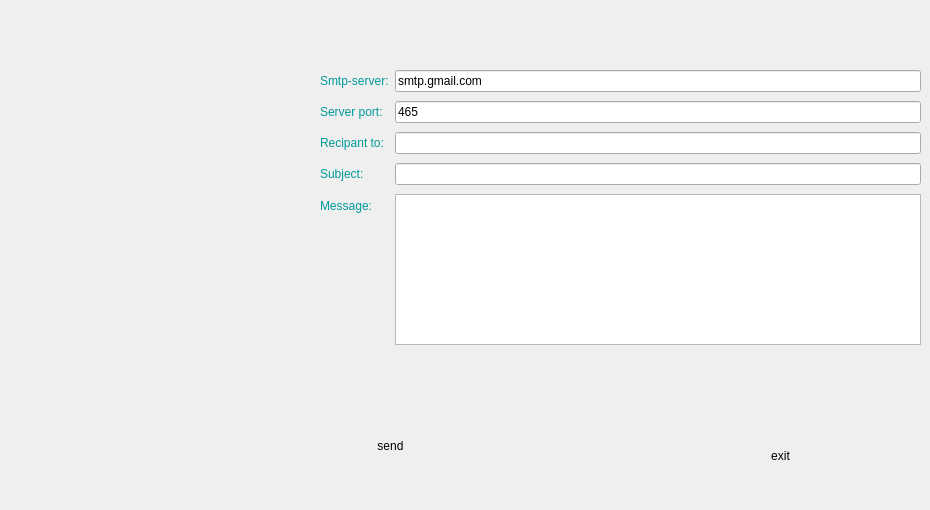
         <widget class="QWidget" name="tab">
          <attribute name="title">
           <string>envoyer mail</string>
          </attribute>
          <widget class="QWidget" name="layoutWidget">
           <property name="geometry">
            <rect>
             <x>320</x>
             <y>70</y>
             <width>601</width>
             <height>275</height>
            </rect>
           </property>
           <layout class="QFormLayout" name="formLayout">
            <property name="fieldGrowthPolicy">
             <enum>QFormLayout::ExpandingFieldsGrow</enum>
            </property>
            <property name="rowWrapPolicy">
             <enum>QFormLayout::WrapLongRows</enum>
            </property>
            <property name="verticalSpacing">
             <number>9</number>
            </property>
            <item row="0" column="0">
             <widget class="QLabel" name="label_22">
              <property name="font">
               <font>
                <pointsize>9</pointsize>
               </font>
              </property>
              <property name="styleSheet">
               <string notr="true">QLabel {
color: #099;
}</string>
              </property>
              <property name="text">
               <string>Smtp-server:</string>
              </property>
             </widget>
            </item>
            <item row="0" column="1">
             <widget class="QLineEdit" name="server">
              <property name="text">
               <string>smtp.gmail.com</string>
              </property>
             </widget>
            </item>
            <item row="1" column="0">
             <widget class="QLabel" name="label_23">
              <property name="font">
               <font>
                <pointsize>9</pointsize>
               </font>
              </property>
              <property name="styleSheet">
               <string notr="true">QLabel {
color: #099;
}</string>
              </property>
              <property name="text">
               <string>Server port:</string>
              </property>
             </widget>
            </item>
            <item row="1" column="1">
             <widget class="QLineEdit" name="port">
              <property name="text">
               <string>465</string>
              </property>
             </widget>
            </item>
            <item row="2" column="0">
             <widget class="QLabel" name="label_27">
              <property name="font">
               <font>
                <pointsize>9</pointsize>
               </font>
              </property>
              <property name="styleSheet">
               <string notr="true">QLabel {
color: #099;
}</string>
              </property>
              <property name="text">
               <string>Recipant to:</string>
              </property>
             </widget>
            </item>
            <item row="2" column="1">
             <widget class="QLineEdit" name="lineEdit_Email"/>
            </item>
            <item row="3" column="0">
             <widget class="QLabel" name="label_28">
              <property name="font">
               <font>
                <pointsize>9</pointsize>
               </font>
              </property>
              <property name="styleSheet">
               <string notr="true">QLabel {
color: #099;
}</string>
              </property>
              <property name="text">
               <string>Subject:</string>
              </property>
             </widget>
            </item>
            <item row="3" column="1">
             <widget class="QLineEdit" name="lineEdit_Subject"/>
            </item>
            <item row="4" column="0">
             <widget class="QLabel" name="label_29">
              <property name="font">
               <font>
                <pointsize>9</pointsize>
               </font>
              </property>
              <property name="styleSheet">
               <string notr="true">QLabel {
color: #099;
}</string>
              </property>
              <property name="text">
               <string>Message:</string>
              </property>
             </widget>
            </item>
            <item row="4" column="1">
             <widget class="QPlainTextEdit" name="plainTextEdit"/>
            </item>
           </layout>
          </widget>
          <widget class="QPushButton" name="sendBtn">
           <property name="geometry">
            <rect>
             <x>340</x>
             <y>400</y>
             <width>101</width>
             <height>91</height>
            </rect>
           </property>
           <property name="styleSheet">
            <string notr="true">border:none;</string>
           </property>
           <property name="text">
            <string>send</string>
           </property>
           <property name="icon">
            <iconset>
             <normaloff>:/img/1497553309-101_84843.png</normaloff>:/img/1497553309-101_84843.png</iconset>
           </property>
           <property name="iconSize">
            <size>
             <width>100</width>
             <height>100</height>
            </size>
           </property>
          </widget>
          <widget class="QPushButton" name="exitBtn">
           <property name="geometry">
            <rect>
             <x>740</x>
             <y>410</y>
             <width>81</width>
             <height>91</height>
            </rect>
           </property>
           <property name="styleSheet">
            <string notr="true">border:none;
</string>
           </property>
           <property name="text">
            <string>exit</string>
           </property>
           <property name="icon">
            <iconset>
             <normaloff>:/img/bouton-quitter-png-3.png</normaloff>:/img/bouton-quitter-png-3.png</iconset>
           </property>
           <property name="iconSize">
            <size>
             <width>100</width>
             <height>100</height>
            </size>
           </property>
          </widget>
         </widget>
